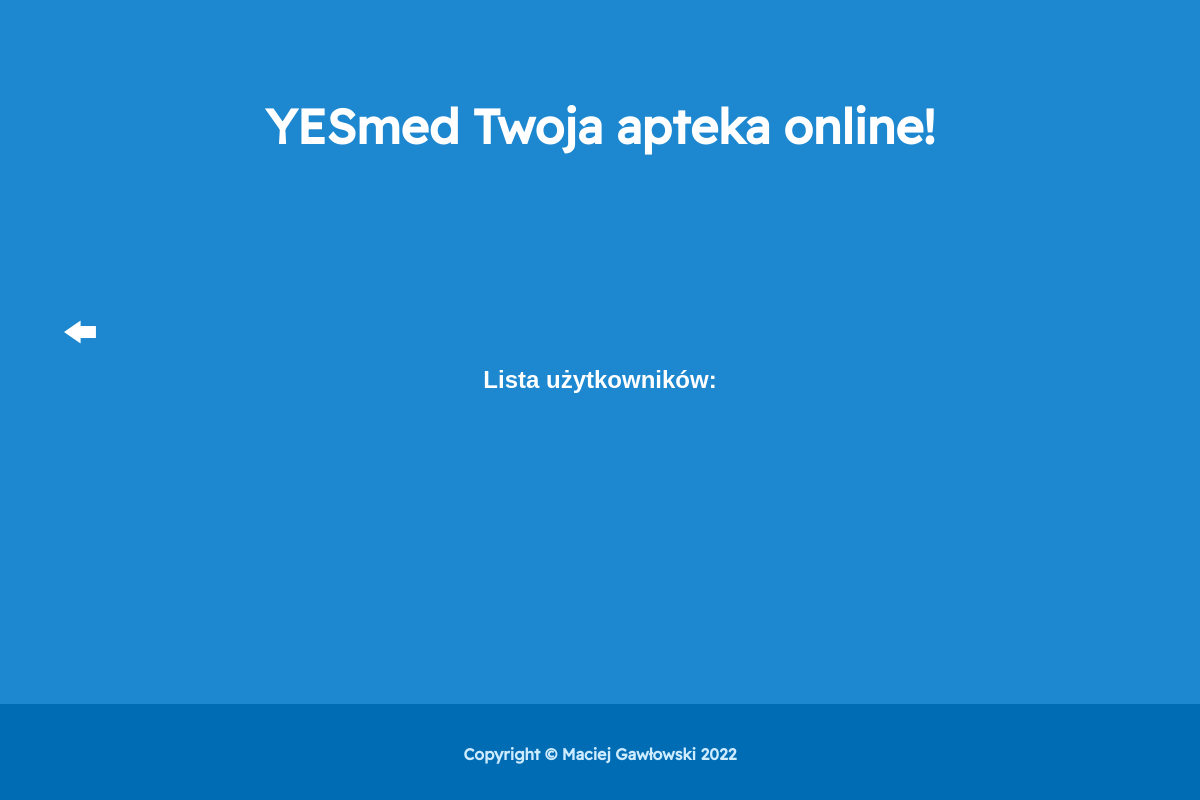
Page /php/zarzadzajUzytkownikami.php on the earlier database version.
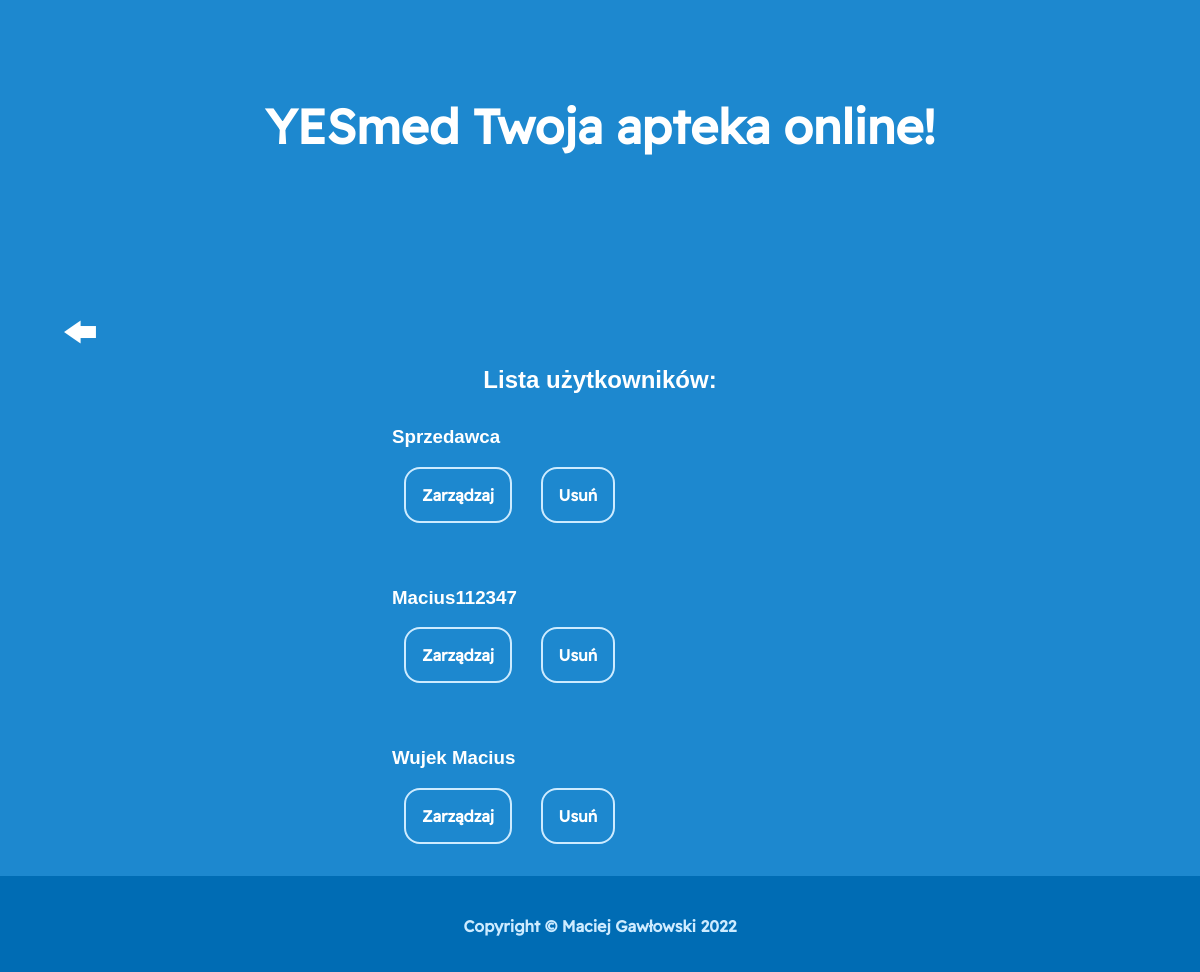
Same page on the later database version.
### tables this page shows
CREATE TABLE `profiles` (
  `Id` int(11) NOT NULL,
  `UserName` text NOT NULL,
  `Password` text NOT NULL,
  `Email` text NOT NULL,
  `Role` int(11) NOT NULL,
  `ShoppingCard` int(11) NOT NULL,
  `Cash` double NOT NULL,
  `Address` text NOT NULL
);

### php/zarzadzajUzytkownikami.php (the view, shortened to what this page needs)
<!DOCTYPE html>
<html lang="pl-PL">
<head>
    <link rel="stylesheet" href="../css/style.css" type="text/css">
</head>
<body>
    <header>
        <h1 class="pageHeader">YESmed Twoja apteka online!</h1>
    </header>
<?php
    $profile = getDatabaseConnectionProfile("remote");
    $dbName = $profile["databaseName"];
    $dbUser = $profile["mysqlUsername"];
    $dbPassword = $profile["password"];
    $dbHostname = $profile["mysqlHostname"];
    $baza = mysqli_connect($dbHostname, $dbUser, $dbPassword, $dbName);
    echo "<a href='index.php' class='goBack'><img src='../img/arrow.png' alt='arrow' class='goBack'></a>";
    if (mysqli_connect_errno())
        echo "<h2>Nie można nawiązać połączenia z bazą danych.</h2>";
    else {
        $zapytanie = "SELECT * FROM `profiles`";
        $wynik = mysqli_query($baza, $zapytanie);
        if (!$wynik)
            echo "<h2>Nie można pobrać listy użytkowników.</h2>";
        else {
            echo "<br>";
            echo "<h2 style='color:white;text-align:center;'>Lista użytkowników:</h2>";
            echo "<ul>";
            while ($user = mysqli_fetch_array($wynik)) {
                if ($user["UserName"] != "Root") {
                    echo "<li class='manageUserListRecord'>";
                    echo '<form method="POST" class="Form">
                        <h3 style="color:white;margin-bottom:1em;">'.$user["UserName"].'</h3>
                        <input type="hidden" value="'.$user["Id"].'" name="id" class="no-outline">
                        <input type="hidden" value="'.$user["UserName"].'" name="login" class="no-outline">
                        <input type="hidden" value="'.$user["ShoppingCard"].'" name="shoppingCard" class="no-outline">
                        <button class="manageUserButton" name="manage">Zarządzaj</button>
                        <button class="manageUserButton" name="delete">Usuń</button>
                    </form>';
                }
                echo "</li>";
            }
            echo "</ul>";
        }
    }
?>
<footer>
        <p>Copyright &copy; <a href="https://github.com/gal0wsky">Maciej Gawłowski</a> 2022</p>
    </footer>
</body>
</html>

### css/style.css (style rules this page uses)
:root { --footer-text-color: rgb(205, 235, 255); --footer-height: 6em; }
* { margin: 0; padding: 0; box-sizing: border-box; }
.goBack { width: 2em; height: 2em; margin: 2em; }
body { background-color: rgba(29, 136, 207, 1); font-family: Arial; width: 100%; display: flex; flex-direction: column; min-height: 100vh; }
footer { font-family: "ReadexPro" !important; font-weight: bold; font-size: 1em; color: var(--footer-text-color); padding: 2.5em; text-align: center; width: 100%; height: var(--footer-height); background-color: rgb(0, 108, 180); margin-top: auto; }
footer a { color: var(--footer-text-color); }
li { list-style-type: none; }
a { text-decoration: none; color: white; }
.pageHeader { font-family: "ReadexPro" !important; margin: 0 auto; position: relative; justify-content: center; text-align: center; margin-top: 2em; margin-bottom: 2em; font-size: 3em; color: white; }
.Form { margin-left: 30%; margin-right: 30%; width: 40%; padding: 2em; }
::placeholder { color: white; font-family: Arial; font-size: 1.2em; }
.Form button { border: 2px solid rgb(205, 235, 255); background-color: rgba(29, 136, 207, 1); padding: 1em; border-radius: 1em; font-family: "ReadexPro"; font-weight: bold; font-size: 1em; text-align: center; justify-content: center; color: white; justify-content: center; margin-left: .75em; margin-right: .75em; }

Differences in the rows shown:
added profiles: UserName "Sprzedawca"
added profiles: UserName "Macius112347"
added profiles: UserName "Wujek Macius"
